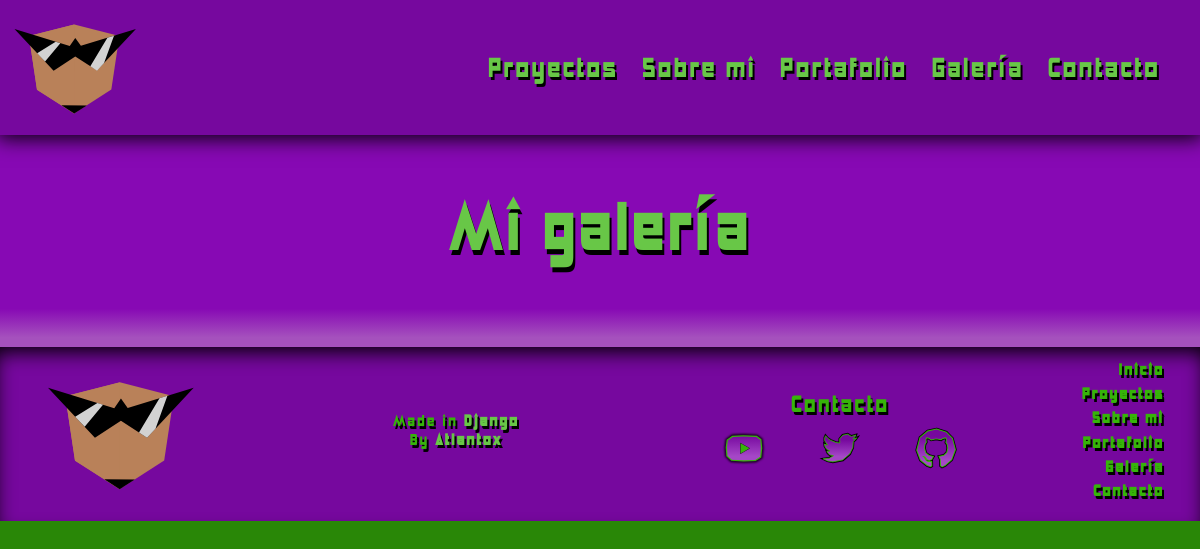
The app's page /gallery/, older data.
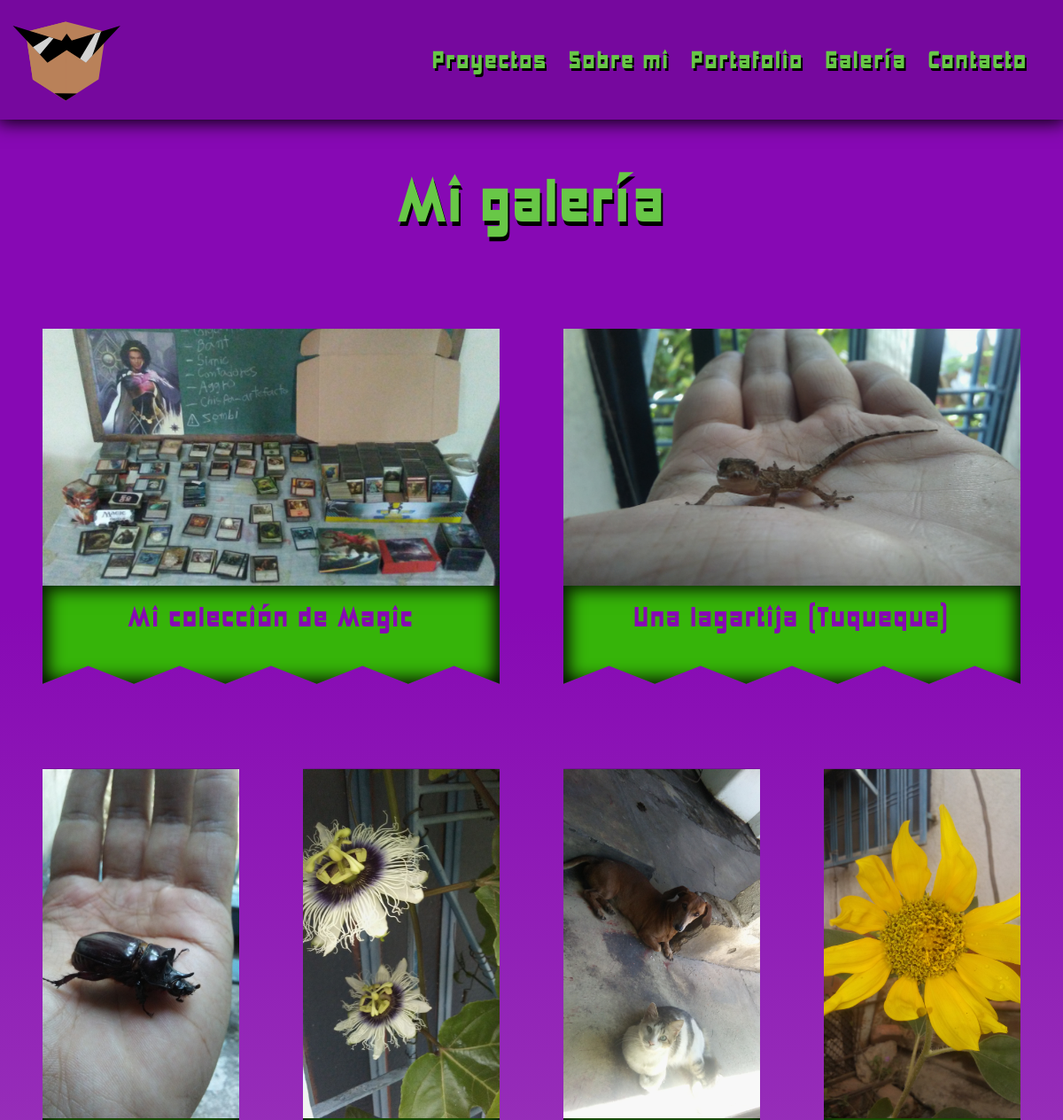
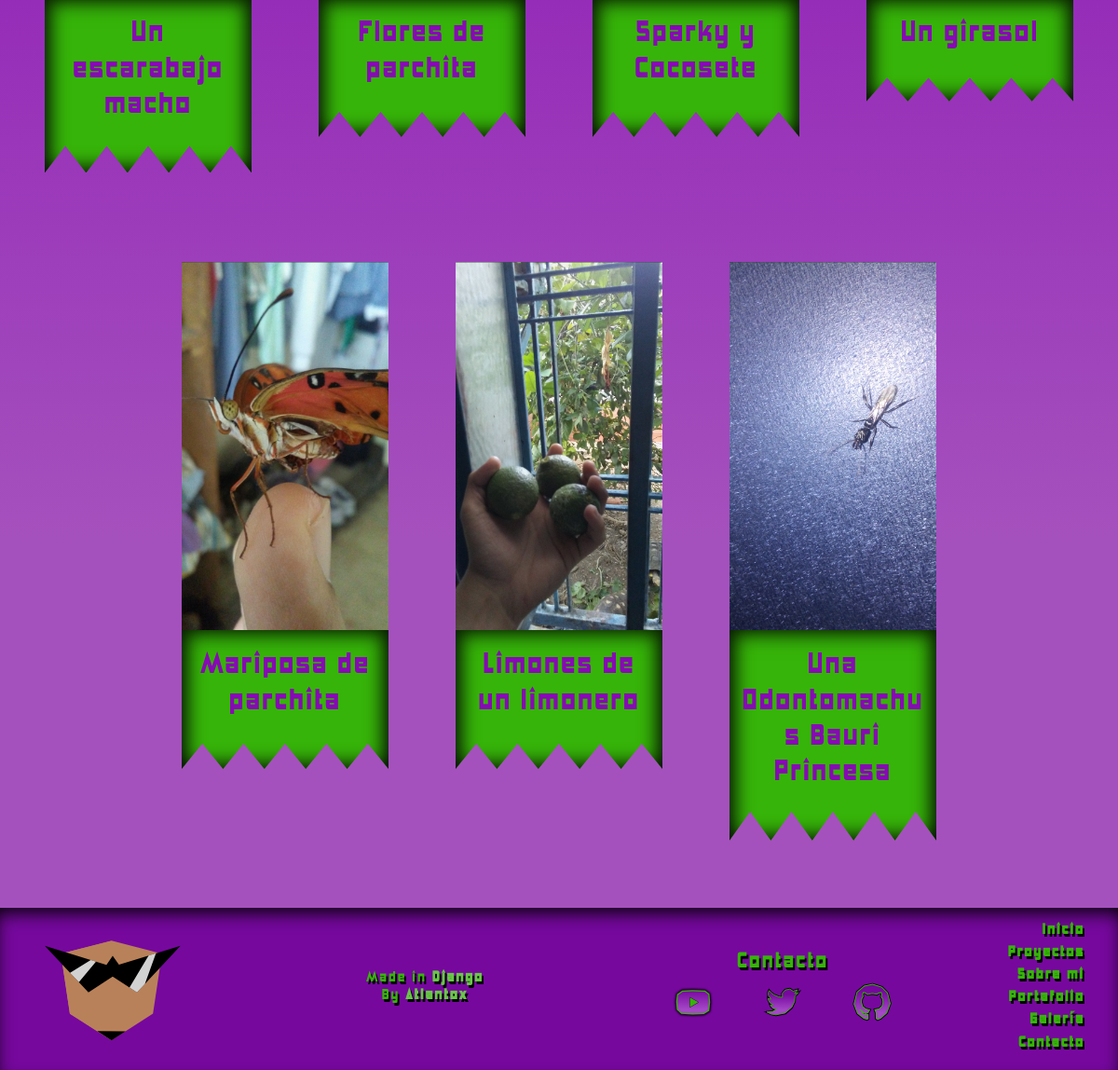
The same page, newer data (2 pictures, top to bottom).
### GalleryApp/models.py (models this page shows, shortened)
class Gallery(models.Model):
    title = models.CharField(max_length=40, verbose_name='Título')
    img = models.ImageField(upload_to='gallery', verbose_name='Imagen')
    wide = models.BooleanField(verbose_name='Imagen ancha', default=False)
    created = models.DateTimeField(auto_now_add=True, verbose_name='Creado en')
    class Meta():
        verbose_name = 'Galería'
        verbose_name_plural ='Galería'

### GalleryApp/views.py (the view)
# urls.py: path('gallery/', views.gallery, name='Gallery')
def gallery(request):
    wide_images = models.Gallery.objects.filter(wide=True)
    tall_images = models.Gallery.objects.filter(wide=False)
    ctx = {
        'wide_images': wide_images,
        'tall_images': tall_images
        }
    return render(request, 'GalleryApp/gallery.html', ctx)

### GalleryApp/templates/GalleryApp/gallery.html (shortened to what this page needs)
{% extends 'WebApp/common/base.html' %}
{% block subtitle %} Mi galería {% endblock %}
{% block content %}
    <div class="container-fluid py-4 gradient-p-d-l text-secondary">
        <div class="row w-100 p-0 justify-content-center m-0">
            {% for img in wide_images %}
            <article class="col-12 col-lg-6 row p-3 p-md-5 justify-content-center m-0">
                {% include 'GalleryApp/gallery_img.html' %}
            </article>
            {% endfor %}
        </div>
        <div class="row w-100 p-0 justify-content-center m-0">
            {% for img in tall_images %}
            <article class="col-12 col-md-4 col-lg-3 row p-3 p-md-5 justify-content-center m-0">
                {% include 'GalleryApp/gallery_img.html' %}
            </article>
            {% endfor %}
        </div>
    </div>
{% endblock %}

### WebApp/templates/WebApp/common/base.html (shortened to what this page needs)
<!DOCTYPE html>
<html lang="en">
<head>
    {% load static %}
    <link rel="stylesheet" href="{% static 'WebApp/css/styles.css' %}">
    <link rel="stylesheet" href="https://cdn.jsdelivr.net/npm/bootstrap-icons@1.9.1/font/bootstrap-icons.css">
    <link rel="stylesheet" href="{% static 'WebApp/css/bootstrap.css' %}">
    <link rel="stylesheet" href="{% static 'WebApp/css/custom.css' %}">
</head>
<body class="bg-secondary-dark text-shadow-n text-break">
    {% include 'WebApp/common/header.html' %}
    <div class="row w-100 subtitle bg-primary m-0">
        <div class="col-12 mt-5 p-0 text-center">
            <h1 class="h1 text-secondary-light text-shadow-h text-giant pb-4">{% block subtitle %} {% endblock %}</h1>
        </div>
    </div>
    {% block content %} {% endblock %}
    {% include 'WebApp/common/footer.html' %}
</body>
</html>

### WebApp/templates/WebApp/common/header.html (shortened to what this page needs)
<nav class="navbar navbar-expand-lg bg-light p-0">
    {% load static %}
    <div class="container-fluid bg-primary-dark shadowed">
      <a class="navbar-brand" href="{% url 'Home' %}">
        <img src="{% static 'WebApp/icons/atlantox-icon.svg' %}" alt="logo" width="125px">
      </a>
      <div class="collapse navbar-collapse" id="navbarSupportedContent">
        <ul class="navbar-nav ms-auto mb-2 mb-lg-0 h5 pe-3 fw-semibold fs-3 text-center text-lg-end my-1 my-lg-0">
          <li class="nav-item mx-1">
            <a class="underline-hover nav-link text-secondary-light fw-normal" href="{% url 'Projects' %}">
              Proyectos
            </a>
          </li>
          <li class="nav-item mx-1">
            <a class="underline-hover nav-link text-secondary-light fw-normal" href="{% url 'About' %}">
              Sobre mi
            </a>
          </li>
          <li class="nav-item mx-1">
            <a class="underline-hover nav-link text-secondary-light fw-normal" href="{% url 'Briefcase' %}">
              Portafolio
            </a>
          </li>
          <li class="nav-item mx-1">
            <a class="underline-hover nav-link text-secondary-light fw-normal" href="{% url 'Gallery' %}"
            >Galería
            </a>
          </li>
          <li class="nav-item mx-1">
            <a class="underline-hover nav-link text-secondary-light fw-normal" href="{% url 'Contact' %}">
              Contacto
            </a>
          </li>
        </ul>
      </div>
    </div>
  </nav>

### GalleryApp/templates/GalleryApp/gallery_img.html
<div class="w-100 p-0 h-auto">
    <div class="row bg-secondary gallery-container shadow-deep-l">
        <figure class="col-12 p-0">
            <img class="w-100 shadowed" src="{{img.img.url}}" alt="{{img.title}}">
        </figure>
        <div class="col-12 text-primary text-shadow-x text-center pb-5">
            <h2>{{img.title}}</h2>
        </div>
    </div>
</div>

### WebApp/templates/WebApp/common/footer.html
<footer class="w-100 bg-primary-dark p-4 py-2 mt-0 shadowed" style="box-shadow:inset 0px 10px 20px -5px rgb(0 0 0); z-index:7;">
    {% load static %}
    <div class="container-fluid">
      <div class="row flex-column flex-lg-row align-items-center">
        <div class="col-12 col-lg-2 text-center mb-4 mb-lg-0">
          <img class="" src="{% static 'WebApp/icons/atlantox-icon.svg' %}" alt="logo" width="150px">
        </div>
        <div class="col-12 col-md-6 col-lg-5 text-secondary justify-content-center">
          <ul class="list-unstyled h6 d-flex justify-content-center flex-column h-100 align-items-center">
            <li>Made in
              <a target="_blank" class="text-decoration-none text-black fw-semibold" href="https://www.djangoproject.com/">
              <span class="underline-hover text-secondary-light">Django</span>
            </a>
          </li>
            <li>By
              <a target="_blank" class="text-decoration-none text-black fw-semibold" href="https://twitter.com/atlantox7">
                <span class="underline-hover text-secondary-light">Atlantox</span>
              </a>
            </li>
          </ul>
        </div>
        <div class="col-12 col-md-6 col-lg-3 ps-0 my-5 my-md-0 p-0  text-center text-secondary">
          <h4 class="h4 m-0 p-0">Contacto</h4>
          <ul class="list-unstyled row w-100 p-0 m-0 my-2">
            <li class="col px-1 w-100">
              <a class="w-100" target="_blank" href="https://www.youtube.com/user/atlantox">
                <img class="w-50" src="{% static 'WebApp/icons/youtube.svg' %}" alt="youtube">
              </a>
            </li>
            <li class="col px-1 w-100">
              <a class="w-100" target="_blank" href="https://twitter.com/atlantox7">
                <img class="w-50" src="{% static 'WebApp/icons/twitter.svg' %}" alt="twitter">
              </a>
            </li>
            <li class="col px-1 w-100">
              <a class="w-100" target="_blank" href="https://github.com/Atlantox">
                <img class="w-50" src="{% static 'WebApp/icons/github.svg' %}" alt="twitter">
              </a>
            </li>
          </ul>
        </div>
        <div class="col-12 col-lg-2 d-none d-lg-flex text-end">
          <ul class="list-unstyled h6 w-100 footer-nav">
            <li>
              <a class="text-decoration-none text-black fw-semibold" href="{% url 'Home' %}">
                <span class="underline-hover text-secondary">Inicio</span>
              </a>
            </li>
            <li>
              <a class="text-decoration-none text-black fw-semibold" href="{% url 'Projects' %}">
                <span class="underline-hover text-secondary">Proyectos</span>
              </a>
            </li>
            <li>
              <a class="text-decoration-none text-black fw-semibold" href="{% url 'About' %}">
                <span class="underline-hover text-secondary">Sobre mi</span>
              </a>
            </li>
            <li>
              <a class="text-decoration-none text-black fw-semibold" href="{% url 'Briefcase' %}">
                <span class="underline-hover text-secondary">Portafolio</span>
              </a>
            </li>
            <li>
              <a class="text-decoration-none text-black fw-semibold" href="{% url 'Gallery' %}">
                <span class="underline-hover text-secondary">Galería</span>
              </a>
            </li>
            <li>
              <a class="text-decoration-none text-black fw-semibold" href="{% url 'Contact' %}">
                <span class="underline-hover text-secondary">Contacto</span>
              </a>
            </li>
          </ul>
        </div>
      </div>
    </div>
  </footer>

### WebApp/static/WebApp/css/custom.css (style rules this page uses)
* { letter-spacing: 2px; }
nav { z-index:10; }
.gradient-p-d-l { background: linear-gradient(0deg, rgba(165,81,189,1) 20%, rgba(135,9,180,1) 80%); }
.gallery-container { clip-path: polygon( 100% 0%, 100% 100%, 90% 95%, 80% 100%, 70% 95%, 60% 100%, 50% 95%, 40% 100%, 30% 95%, 20% 100%, 10% 95%, 0% 100%, 0% 0% ); }
.text-giant { font-size: 70px; }
.shadowed { box-shadow: 0 0 20px 3px rgb(0 0 0 / 100%); }
.text-shadow-n { text-shadow: 2px 3px black !important; }
.text-shadow-h { text-shadow: 2px 5px black !important; }
.text-shadow-x { text-shadow: none; }
.shadow-deep-l { box-shadow: inset 0 0 20px 5px black; }
.footer-nav li { margin: 5px 0; }

Row changes from the older to the newer data that the page shows:
added Gallery: img (picture), title "Mi colección de Magic", shown under "Mi galería"
added Gallery: img (picture), title "Una lagartija (Tuqueque)", shown under "Mi galería"
added Gallery: img (picture), title "Un escarabajo macho"
added Gallery: img (picture), title "Flores de parchita"
added Gallery: img (picture), title "Sparky y Cocosete"
added Gallery: img (picture), title "Un girasol"
added Gallery: img (picture), title "Mariposa de parchita"
added Gallery: img (picture), title "Limones de un limonero"
added Gallery: img (picture), title "Una Odontomachus Bauri Princesa"
